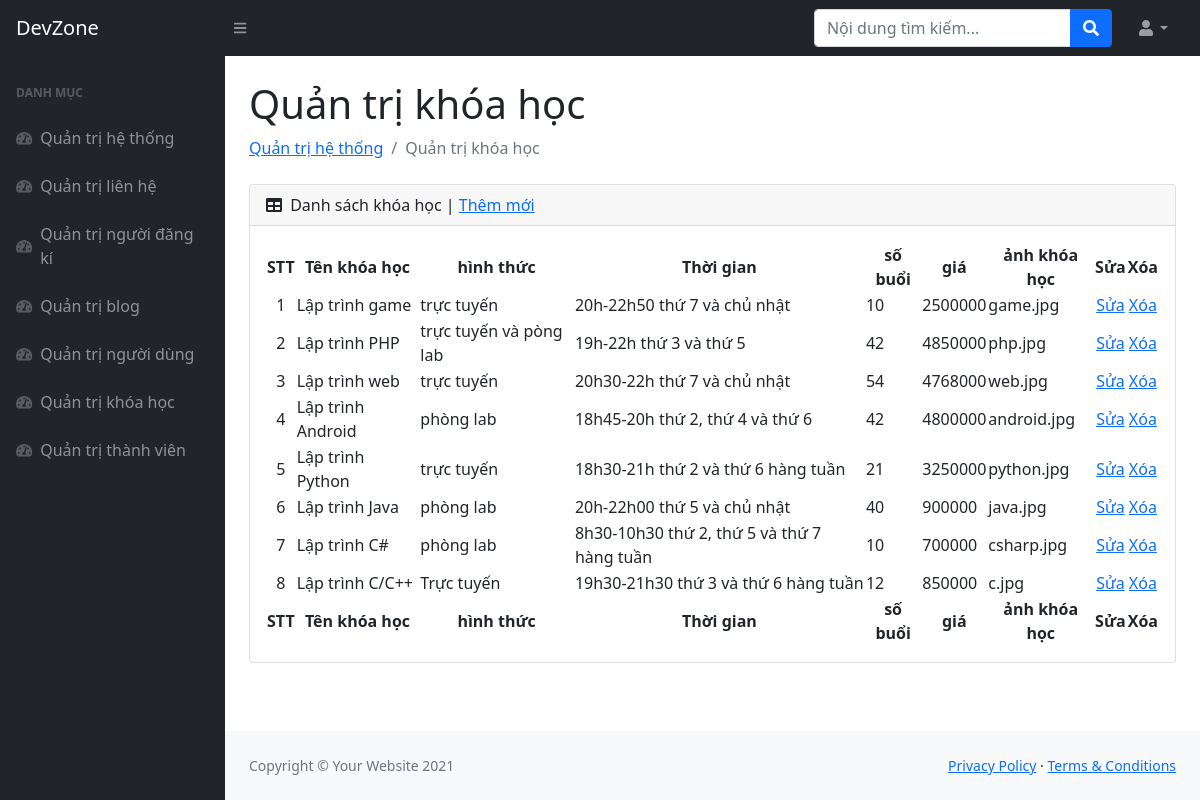
/admin/quan_tri_khoa_hoc.php, run on the app's committed database.
### tables this page shows
CREATE TABLE `tbl_khoa_hoc` (
  `khoa_hoc_id` int(11) NOT NULL,
  `ten_khoa_hoc` varchar(50) NOT NULL,
  `hinh_thuc` varchar(100) NOT NULL,
  `buoi_hoc` int(50) NOT NULL,
  `thoi_gian` varchar(100) NOT NULL,
  `gia` int(100) NOT NULL,
  `anh_khoa_hoc` varchar(100) DEFAULT NULL,
  `mo_ta` text NOT NULL
);

### admin/quan_tri_khoa_hoc.php (the view, shortened to what this page needs)
<!DOCTYPE html>
<html lang="en">
    <head>
        <link href="https://cdn.jsdelivr.net/npm/simple-datatables@latest/dist/style.css" rel="stylesheet" />
        <link href="css/styles.css" rel="stylesheet" />
    </head>
    <body class="sb-nav-fixed">
        <nav class="sb-topnav navbar navbar-expand navbar-dark bg-dark">
            <a class="navbar-brand ps-3" href="index.php">DevZone</a>
            <button class="btn btn-link btn-sm order-1 order-lg-0 me-4 me-lg-0" id="sidebarToggle" href="#!"><i class="fas fa-bars"></i></button>
            <form class="d-none d-md-inline-block form-inline ms-auto me-0 me-md-3 my-2 my-md-0">
                <div class="input-group">
                    <input class="form-control" type="text" placeholder="Nội dung tìm kiếm..." aria-label="Nội dung tìm kiếm..." aria-describedby="btnNavbarSearch" />
                    <button class="btn btn-primary" id="btnNavbarSearch" type="button"><i class="fas fa-search"></i></button>
                </div>
            </form>
            <ul class="navbar-nav ms-auto ms-md-0 me-3 me-lg-4">
                <li class="nav-item dropdown">
                    <a class="nav-link dropdown-toggle" id="navbarDropdown" href="#" role="button" data-bs-toggle="dropdown" aria-expanded="false"><i class="fas fa-user fa-fw"></i></a>
                </li>
            </ul>
        </nav>
        <div id="layoutSidenav">
            <div id="layoutSidenav_nav">
                <nav class="sb-sidenav accordion sb-sidenav-dark" id="sidenavAccordion">
                    <div class="sb-sidenav-menu">
                        <div class="nav">
                        <div class="sb-sidenav-menu-heading">Danh mục</div>
                            <a class="nav-link" href="index.php">
                                <div class="sb-nav-link-icon"><i class="fas fa-tachometer-alt"></i></div>
                                Quản trị hệ thống
                            </a>
                            <a class="nav-link" href="quan_tri_lien_he.php">
                                <div class="sb-nav-link-icon"><i class="fas fa-tachometer-alt"></i></div>
                                Quản trị liên hệ
                            </a>
                            <a class="nav-link" href="quan_tri_dang_ki_hoc.php">
                                <div class="sb-nav-link-icon"><i class="fas fa-tachometer-alt"></i></div>
                                Quản trị người đăng kí
                            </a>
                            <a class="nav-link" href="quan_tri_blog.php">
                                <div class="sb-nav-link-icon"><i class="fas fa-tachometer-alt"></i></div>
                                Quản trị blog
                            </a>
                            <a class="nav-link" href="quan_tri_nguoi_dung.php">
                                <div class="sb-nav-link-icon"><i class="fas fa-tachometer-alt"></i></div>
                                Quản trị người dùng
                            </a>
                            <a class="nav-link" href="quan_tri_khoa_hoc.php">
                                <div class="sb-nav-link-icon"><i class="fas fa-tachometer-alt"></i></div>
                                Quản trị khóa học
                            </a>
                            <a class="nav-link" href="quan_tri_thanh_vien.php">
                                <div class="sb-nav-link-icon"><i class="fas fa-tachometer-alt"></i></div>
                                Quản trị thành viên
                            </a>
                        </div>
                    </div>
                </nav>
            </div>
            <div id="layoutSidenav_content">
                <main>
                    <div class="container-fluid px-4">
                        <h1 class="mt-4">Quản trị khóa học</h1>
                        <ol class="breadcrumb mb-4">
                            <li class="breadcrumb-item"><a href="index.php">Quản trị hệ thống</a></li>
                            <li class="breadcrumb-item active">Quản trị khóa học</li>
                        </ol>
                        <div class="card mb-4">
                            <div class="card-header">
                                <i class="fas fa-table me-1"></i>
                                Danh sách khóa học | <a href="khoa_hoc_them_moi.php">Thêm mới</a>
                            </div>
                            <div class="card-body">
                                <table id="datatablesSimple">
                                    <thead>
                                        <tr>
                                            <th style="text-align: center;">STT</th>
                                            <th style="text-align: center;">Tên khóa học</th>
                                            <th style="text-align: center;">hình thức</th>
                                            <th style="text-align: center;">Thời gian</th>
                                            <th style="text-align: center;">số buổi</th>
                                            <th style="text-align: center;">giá</th>
                                            <th style="text-align: center;"> ảnh khóa học</th>
                                            <th style="text-align: center;">Sửa</th>
                                            <th style="text-align: center;">Xóa</th>
                                        </tr>
                                    </thead>
                                    <tfoot>
                                        <tr>
                                            <th style="text-align: center;">STT</th>
                                            <th style="text-align: center;">Tên khóa học</th>
                                            <th style="text-align: center;">hình thức</th>
                                            <th style="text-align: center;">Thời gian</th>
                                            <th style="text-align: center;">số buổi</th>
                                            <th style="text-align: center;">giá</th>
                                            <th style="text-align: center;"> ảnh khóa học</th>
                                            <th style="text-align: center;">Sửa</th>
                                            <th style="text-align: center;">Xóa</th>
                                        </tr>
                                    </tfoot>
                                    <tbody>
                                    <?php
                                        $ket_noi = mysqli_connect("localhost", "root", "", "devzone.db");
                                        $sql = "
                                                  SELECT *
                                                  FROM tbl_khoa_hoc
                                                  ORDER BY khoa_hoc_id DESC";
                                        $khoa_hoc_id = mysqli_query($ket_noi, $sql);
                                        $i=0;
                                        while ($row = mysqli_fetch_array($khoa_hoc_id))
                                        {
                                            $i++;
                                    ;?>
                                        <tr>
                                            <td style="text-align: center;"><?php echo $i;?></td>
                                            <td><?php echo $row["ten_khoa_hoc"];?></td>
                                            <td><?php echo $row["hinh_thuc"];?></td>
                                            <td><?php echo $row["thoi_gian"];?></td>
                                            <td><?php echo $row["buoi_hoc"];?></td>
                                            <td><?php echo $row["gia"];?></td>
                                            <td><?php echo $row["anh_khoa_hoc"];?></td>
                                            <td style="text-align: center;"><a href="khoa_hoc_sua.php?id=<?php echo $row['khoa_hoc_id'];?>">Sửa</a></td>
                                            <td style="text-align: center;"><a href="khoa_hoc_xoa.php?id=<?php echo $row['khoa_hoc_id'];?>">Xóa</a></td>
                                        </tr>
                                        <?php
                                        }
                                    ;?>
                                    </tbody>
                                </table>
                            </div>
                        </div>
                    </div>
                </main>
                <footer class="py-4 bg-light mt-auto">
                    <div class="container-fluid px-4">
                        <div class="d-flex align-items-center justify-content-between small">
                            <div class="text-muted">Copyright &copy; Your Website 2021</div>
                            <div>
                                <a href="#">Privacy Policy</a>
                                &middot;
                                <a href="#">Terms &amp; Conditions</a>
                            </div>
                        </div>
                    </div>
                </footer>
            </div>
        </div>
    </body>
</html>

### data on the page
tbl_khoa_hoc: ten_khoa_hoc "Lập trình game", hinh_thuc "trực tuyến", thoi_gian "20h-22h50 thứ 7 và chủ nhật", buoi_hoc "10", gia "2500000", anh_khoa_hoc "game.jpg"
tbl_khoa_hoc: ten_khoa_hoc "Lập trình PHP", hinh_thuc "trực tuyến và pòng lab", thoi_gian "19h-22h thứ 3 và thứ 5", buoi_hoc "42", gia "4850000", anh_khoa_hoc "php.jpg"
tbl_khoa_hoc: ten_khoa_hoc "Lập trình web", hinh_thuc "trực tuyến", thoi_gian "20h30-22h thứ 7 và chủ nhật", buoi_hoc "54", gia "4768000", anh_khoa_hoc "web.jpg"
tbl_khoa_hoc: ten_khoa_hoc "Lập trình Android", hinh_thuc "phòng lab", thoi_gian "18h45-20h thứ 2, thứ 4 và thứ 6", buoi_hoc "42", gia "4800000", anh_khoa_hoc "android.jpg"
tbl_khoa_hoc: ten_khoa_hoc "Lập trình Python", hinh_thuc "trực tuyến", thoi_gian "18h30-21h thứ 2 và thứ 6 hàng tuần", buoi_hoc "21", gia "3250000", anh_khoa_hoc "python.jpg"
tbl_khoa_hoc: ten_khoa_hoc "Lập trình Java", hinh_thuc "phòng lab", thoi_gian "20h-22h00 thứ 5 và chủ nhật", buoi_hoc "40", gia "900000", anh_khoa_hoc "java.jpg"
tbl_khoa_hoc: ten_khoa_hoc "Lập trình C#", hinh_thuc "phòng lab", thoi_gian "8h30-10h30 thứ 2, thứ 5 và thứ 7 hàng tuần", buoi_hoc "10", gia "700000", anh_khoa_hoc "csharp.jpg"
tbl_khoa_hoc: ten_khoa_hoc "Lập trình C/C++", hinh_thuc "Trực tuyến", thoi_gian "19h30-21h30 thứ 3 và thứ 6 hàng tuần", buoi_hoc "12", gia "850000", anh_khoa_hoc "c.jpg"
